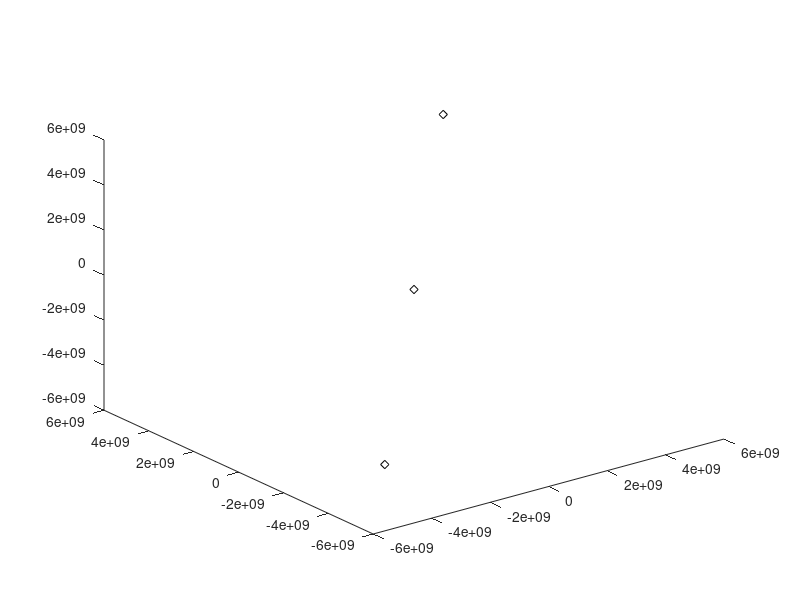

The MATLAB script that drew this image: (Note: this script raises an error after producing the figure.)
clear
clc
close all;

A = 2^32-1;
B = 2^32-1;
C = 2^32-1;

x_offset = mod(A+1,2); %set the coordinate we start from
y_offset = mod(B+1,2);
z_offset = mod(C+1,2);

%initialise the error term


%create a figure to plot in
fig = figure;
%the output lists
x_list = [];
y_list = [];
z_list = [];
%we try to drive the error close to zero from the negative side
%start with an x of A-1, a y of y_offset, and a z of z_offset
x = A-1;
y = y_offset;
z = z_offset;
error = (B^2*x^2 + A^2*y^2 - A^2*B^2)*C^2 + A^2*B^2*z^2;
disp('Starting Error');
disp(error);
plot3([A,-A],[B, -B],[C,-C],'kd')
hold on;
plot3(0,0,0,'kd')
hold on

%iterate slice by slice upwards
begining_x = x;
for k = z_offset:2:C
    z = k;
    y = y_offset;
    %reset the value of x
    x = begining_x;
    disp('Finding Error')
    error = (B^2*x^2 + A^2*y^2 - A^2*B^2)*C^2 + A^2*B^2*z^2;
    if error > (2^64-1)
        disp(error);
        return;
    end
    disp(error)
    %if the error is greater than zero than decrease x until it is less
    %than zero
    if error < 0
        x_list(end+1) = x;
        y_list(end+1) = y;
        z_list(end+1) = z;
        plot_3point(x,y,z,fig);
    end
    while error > 0
        x_list(end+1) = x;
        y_list(end+1) = y;
        z_list(end+1) = z-2;
        plot_3point(x,y,z-2,fig);
        x = x-2;
        error = (B^2*x^2 + A^2*y^2 - A^2*B^2)*C^2 + A^2*B^2*z^2;
        disp(error);
    end
    %add the start points to a graph
    disp([x,y,z]);
    %reset the beginning value of x
    begining_x = x;
    x_list(end+1) = x;
    y_list(end+1) = y;
    z_list(end+1) = z;
    plot_3point(x,y,z,fig);
    %now progress along the circumfrance
    %compare the error from just the inner part
    while x > 0
        x_step = error + C^2*B^2*(-4*x+4);
        xy_step = error + C^2*(B^2*(-4*x+4) + A^2*(4*y+4));
        y_step = error + C^2*A^2*(4*y+4);
        %disp('Error')
        %disp(error)
        choices = [x_step,xy_step,y_step];
        %disp(choices)
        sorted_choices = sort(choices);
        %disp(sorted_choices);
        if sorted_choices(3) <= 0
            key = sorted_choices(3);
        elseif sorted_choices(2) <= 0
            key = sorted_choices(2);
        else
            key = sorted_choices(1);
        end
        disp(key)
        %determine which one will allow us to be closest to negative zero
        if key == x_step
            x = x-2;
            %disp('making x step');
        elseif key == xy_step
            x = x-2;
            y = y+2;
            %disp('making xy step');

        else
            %it is a y step
            y = y+2;
            %disp('making y step');

        end
        error = key;
        x_list(end+1) = x;
        y_list(end+1) = y;
        z_list(end+1) = z;
        %plot_3point(x,y,z,fig);
    end
    
    
end

% for count = 1:length(x_list)
% 	x = x_list(count);
% 	y = y_list(count);
% 	z = z_list(count);
% 	%XY plane
% 	one_x = [x-1,x-1,x+1,x+1];
% 	one_y = [y+1,y-1,y-1,y+1];
% 	one_z = [z+1,z+1,z+1,z+1];
% 	fill3(one_x,one_y,one_z,'c')
% 	fill3(one_x,one_y,-one_z,'c')
% 	fill3(-one_x,one_y,one_z,'c')
% 	fill3(-one_x,one_y,-one_z,'c')
% 	%XZ plane
% 	two_x = [x-1,x-1,x+1,x+1];
% 	two_y = [y+1,y+1,y+1,y+1];
% 	two_z = [z+1,z-1,z-1,z+1];
% 	fill3(two_x,two_y,two_z,'m')
% 	fill3(two_x,two_y,-two_z,'m')
%     fill3(-two_x,two_y,two_z,'m')
% 	fill3(-two_x,two_y,-two_z,'m')
% 	%YZ plane
% 	three_x = [x+1,x+1,x+1,x+1];
% 	three_y = [y-1,y-1,y+1,y+1];
% 	three_z = [z+1,z-1,z-1,z+1];
% 	fill3(three_x,three_y,three_z,'y')
% 	fill3(three_x,three_y,-three_z,'y')
%     fill3(-three_x,three_y,three_z,'y')
% 	fill3(-three_x,three_y,-three_z,'y')
% 
% end
